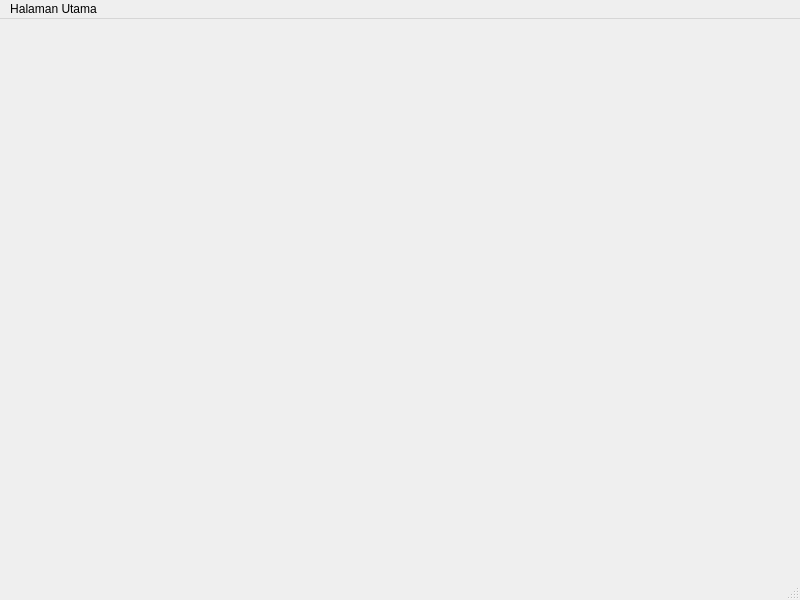
<?xml version="1.0" encoding="UTF-8"?>
<ui version="4.0">
 <class>MainWindow</class>
 <widget class="QMainWindow" name="MainWindow">
  <property name="geometry">
   <rect>
    <x>0</x>
    <y>0</y>
    <width>800</width>
    <height>600</height>
   </rect>
  </property>
  <property name="windowTitle">
   <string>MainWindow</string>
  </property>
  <widget class="QWidget" name="centralwidget"/>
  <widget class="QMenuBar" name="menubar">
   <property name="geometry">
    <rect>
     <x>0</x>
     <y>0</y>
     <width>800</width>
     <height>25</height>
    </rect>
   </property>
   <widget class="QMenu" name="menuHalaman_Utama">
    <property name="title">
     <string>Halaman Utama</string>
    </property>
    <addaction name="actionData_Client"/>
    <addaction name="actionData_Kasus"/>
    <addaction name="actionData_Arsip"/>
    <addaction name="actionData_Keuangan"/>
   </widget>
   <addaction name="menuHalaman_Utama"/>
  </widget>
  <widget class="QStatusBar" name="statusbar"/>
  <action name="actionData_Client">
   <property name="text">
    <string>Data Client</string>
   </property>
  </action>
  <action name="actionData_Kasus">
   <property name="text">
    <string>Data Kasus</string>
   </property>
  </action>
  <action name="actionData_Arsip">
   <property name="text">
    <string>Data Arsip</string>
   </property>
  </action>
  <action name="actionData_Keuangan">
   <property name="text">
    <string>Data Keuangan</string>
   </property>
  </action>
 </widget>
 <resources/>
 <connections/>
</ui>
